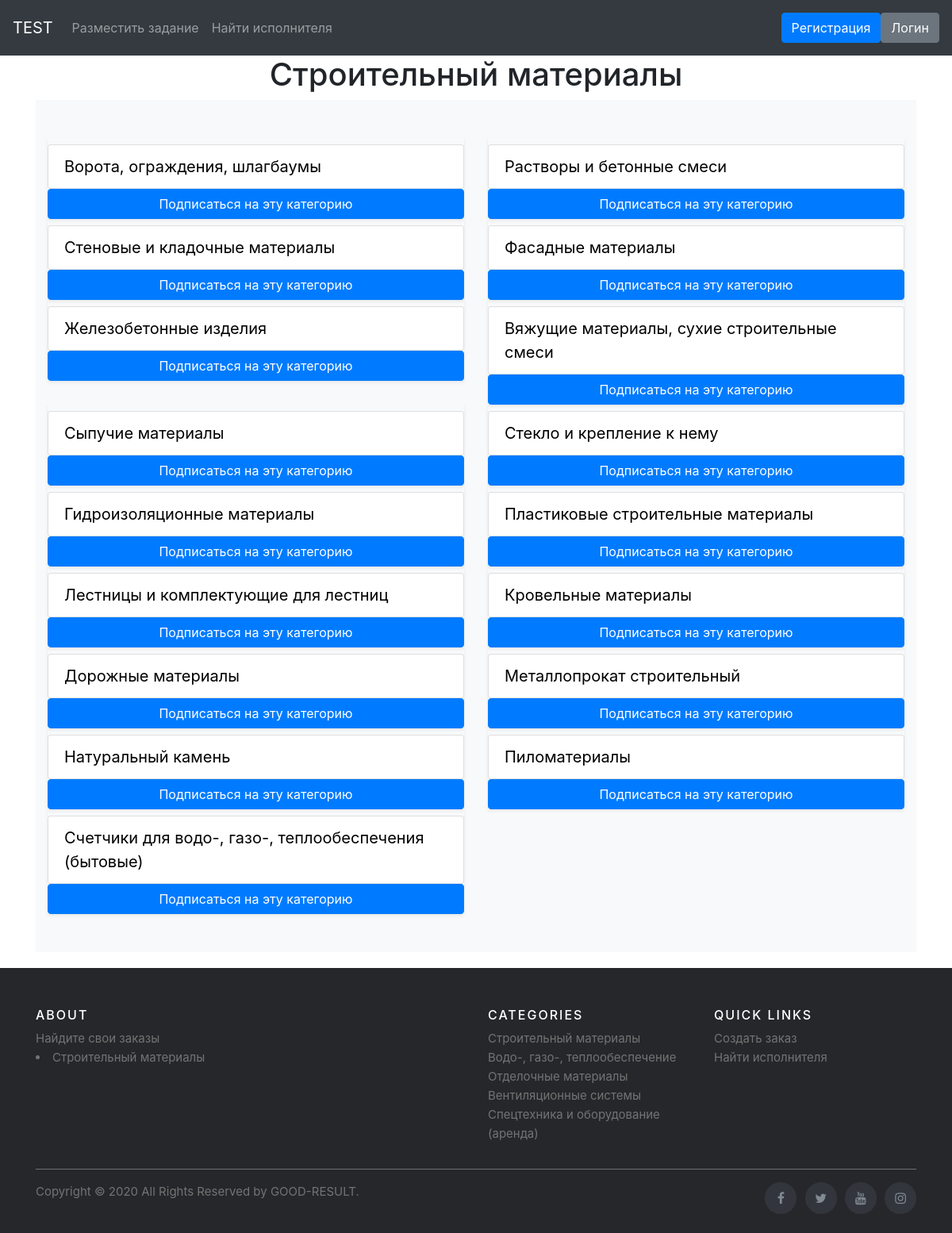
The app's page /category1/3 with its own data.
### adverts/models.py (models this page shows, shortened)
class Category1(models.Model):
    name = models.CharField("Категория 1", max_length=150)
    description = models.TextField("Описание")
    members = models.ManyToManyField(User, related_name='members1', blank=True)
    url = models.SlugField(max_length=160, unique=True)
    class Meta:
        verbose_name = "Категория 1"
        verbose_name_plural = "Категории 1"

class Category2(models.Model):
    parent_category = models.ForeignKey(Category1, on_delete=models.CASCADE, related_name='category2')
    name = models.CharField("Категория 2", max_length=150)
    description = models.TextField("Описание")
    members = models.ManyToManyField(User, related_name='members2', blank=True)
    url = models.SlugField(max_length=160, unique=True)
    class Meta:
        verbose_name = "Категория 2"
        verbose_name_plural = "Категории 2"

### adverts/views.py (the view)
# urls.py: path('category1/<int:pk>', views.Category1DetailView.as_view(), name='detail'),
class Category1DetailView(generic.DetailView):
    model = Category1
    template_name = 'adverts/detail.html'

### templates/adverts/detail.html (shortened to what this page needs)
{% extends "base.html" %}
{% load static %}
{% block content %}
<div class="d-flex justify-content-center"><h1>{{category1.name}}</h1></div>
 <div class="album py-5 bg-light">
      <div class="container">
        <div class="row">
        {% for category2 in category1.category2.all %}
          <div class="col-md-6">
            <div class="list-group mb-6 shadow-sm">
                <div class="d-inline-flex align-items-center">
                  <a class="list-group-item list-group-item-action" href="{% url 'adverts:detail2' category1.id category2.id %}" style="text-decoration:none; color: #000000;font-size: 20px;">{{ category2.name }}</a>
                </div>
                <a class="btn btn-primary" href="#" role="button">Подписаться на эту категорию</a>
              </div>
            </div>
        {% endfor %}
        </div>
      </div>
    </div>
{% endblock %}

### static/css/album.css (style rules this page uses)
:root { --jumbotron-padding-y: 3rem; }

### records on screen
Category1: name "Строительный материалы"
Category2: name "Ворота, ограждения, шлагбаумы"
Category2: name "Растворы и бетонные смеси"
Category2: name "Стеновые и кладочные материалы"
Category2: name "Фасадные материалы"
Category2: name "Железобетонные изделия"
Category2: name "Вяжущие материалы, сухие строительные смеси"
Category2: name "Сыпучие материалы"
Category2: name "Стекло и крепление к нему"
Category2: name "Гидроизоляционные материалы"
Category2: name "Пластиковые строительные материалы"
Category2: name "Лестницы и комплектующие для лестниц"
Category2: name "Кровельные материалы"
Category2: name "Дорожные материалы"
Category2: name "Металлопрокат строительный"
Category2: name "Натуральный камень"
Category2: name "Пиломатериалы"
Category2: name "Счетчики для водо-, газо-, теплообеспечения (бытовые)"
